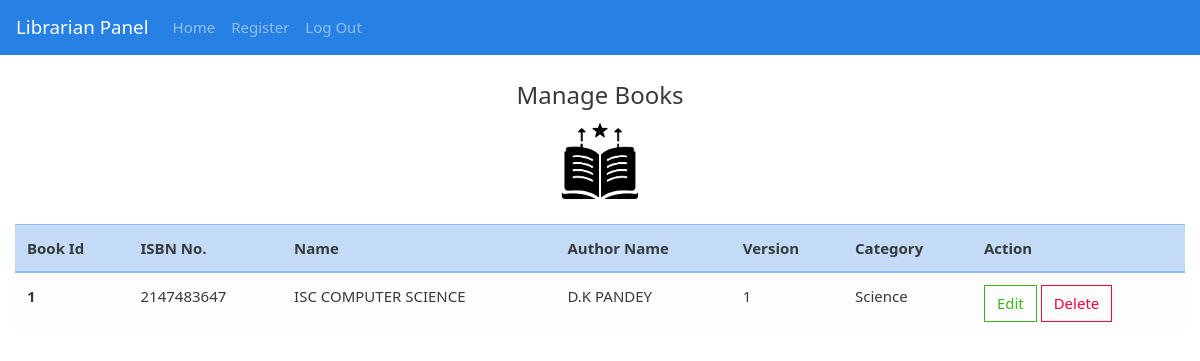
Page /admin/available_book.php (signed in) on the committed database.
### tables this page shows
CREATE TABLE `addbook` (
  `id` int(11) NOT NULL,
  `isbn` int(13) NOT NULL,
  `name` varchar(255) NOT NULL,
  `author` varchar(255) NOT NULL,
  `version` int(25) NOT NULL,
  `book_type` varchar(255) NOT NULL,
  `date_time` timestamp NOT NULL DEFAULT current_timestamp()
);

### admin/available_book.php (the view, shortened to what this page needs)
<?php
include "../auth/auth.php";
?>
<!DOCTYPE html>
<html lang="en">
<head>
<link rel="stylesheet" href="../css/style.css">
</head>
<body>
<?php include "header_admin.php"; ?>
<div class="container-fluid">
  <center><legend>Manage Books</legend>
    <img src="../images/list.png" style="height:80px;"></center>
<br>
<table class="table table-hover table-primary">
  <thead>
    <tr>
      <th scope="col">Book Id</th>
      <th scope="col">ISBN No.</th>
      <th scope="col">Name</th>
      <th scope="col">Author Name</th>
      <th scope="col">Version</th>
      <th scope="col">Category</th>
      <th scope="col">Action</th>
    </tr>
  </thead>
  <tbody>
    <?php
    $i=1;
        $query = "Select * from addbook";
        $res = mysqli_query($conn,$query);
        $count = mysqli_num_rows($res);
        if($count>0)
        {
           while($row = mysqli_fetch_array($res))
           {
    ?>
    <tr class="table-light">
      <th scope="row"><?php echo $i;?></th>
      <td><?php echo $row['isbn'];?></td>
      <td><?php echo $row['name'];?></td>
      <td><?php echo $row['author'];?></td>
      <td><?php echo $row['version'];?></td>
      <td><?php echo $row['book_type'];?></td>
      <td>
      <a href="edit.php?id=<?php echo $row['id']; ?>"><button type="submit" class="btn btn-outline-success">Edit</button></a>
      <a href="delete.php?id=<?php echo $row['id'];?>"><button type="submit" class="btn btn-outline-danger">Delete</button></a>
</td>
    </tr>
    <?php
        $i++;
           }
    }
    else{
echo "No Record Found";
    }
    ?>
  </tbody>
</table>
</div>
<div style="height:50px;">
</div>
</body>
</html>

### rows in the picture
addbook: isbn "2147483647", name "ISC COMPUTER SCIENCE", author "D.K PANDEY", version "1", book_type "Science"
